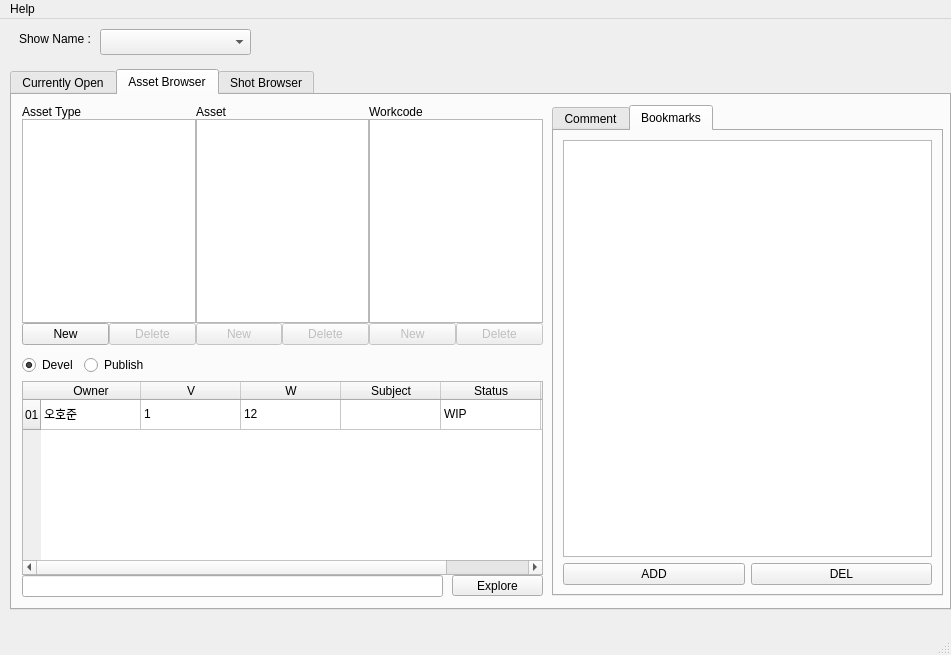
<?xml version="1.0" encoding="UTF-8"?>
<ui version="4.0">
 <class>ipipeline_GUI</class>
 <widget class="QMainWindow" name="ipipeline_GUI">
  <property name="geometry">
   <rect>
    <x>0</x>
    <y>0</y>
    <width>951</width>
    <height>655</height>
   </rect>
  </property>
  <property name="sizePolicy">
   <sizepolicy hsizetype="Fixed" vsizetype="Fixed">
    <horstretch>0</horstretch>
    <verstretch>0</verstretch>
   </sizepolicy>
  </property>
  <property name="minimumSize">
   <size>
    <width>951</width>
    <height>636</height>
   </size>
  </property>
  <property name="windowTitle">
   <string>iPipeline</string>
  </property>
  <widget class="QWidget" name="centralwidget">
   <widget class="QComboBox" name="projNameCombo">
    <property name="geometry">
     <rect>
      <x>100</x>
      <y>10</y>
      <width>151</width>
      <height>26</height>
     </rect>
    </property>
   </widget>
   <widget class="QLabel" name="label_16">
    <property name="geometry">
     <rect>
      <x>0</x>
      <y>10</y>
      <width>91</width>
      <height>20</height>
     </rect>
    </property>
    <property name="text">
     <string>Show Name :</string>
    </property>
    <property name="alignment">
     <set>Qt::AlignRight|Qt::AlignTrailing|Qt::AlignVCenter</set>
    </property>
   </widget>
   <widget class="QTabWidget" name="tabWidget">
    <property name="geometry">
     <rect>
      <x>10</x>
      <y>50</y>
      <width>941</width>
      <height>541</height>
     </rect>
    </property>
    <property name="currentIndex">
     <number>1</number>
    </property>
    <widget class="QWidget" name="tab">
     <attribute name="title">
      <string>Currently Open</string>
     </attribute>
     <widget class="QLabel" name="currOpenTitle">
      <property name="geometry">
       <rect>
        <x>10</x>
        <y>10</y>
        <width>131</width>
        <height>16</height>
       </rect>
      </property>
      <property name="text">
       <string>CURRENTLY OPEN:</string>
      </property>
     </widget>
     <widget class="QLabel" name="label_5">
      <property name="geometry">
       <rect>
        <x>10</x>
        <y>140</y>
        <width>62</width>
        <height>16</height>
       </rect>
      </property>
      <property name="text">
       <string>Actions</string>
      </property>
     </widget>
     <widget class="QLabel" name="label_6">
      <property name="geometry">
       <rect>
        <x>200</x>
        <y>140</y>
        <width>62</width>
        <height>16</height>
       </rect>
      </property>
      <property name="text">
       <string>History</string>
      </property>
     </widget>
     <widget class="QLineEdit" name="currOpenLocationField">
      <property name="geometry">
       <rect>
        <x>200</x>
        <y>480</y>
        <width>381</width>
        <height>22</height>
       </rect>
      </property>
      <property name="readOnly">
       <bool>true</bool>
      </property>
     </widget>
     <widget class="QPushButton" name="currOpenExploreButton">
      <property name="geometry">
       <rect>
        <x>590</x>
        <y>480</y>
        <width>114</width>
        <height>21</height>
       </rect>
      </property>
      <property name="text">
       <string>Explore</string>
      </property>
     </widget>
     <widget class="Line" name="line">
      <property name="geometry">
       <rect>
        <x>10</x>
        <y>130</y>
        <width>691</width>
        <height>16</height>
       </rect>
      </property>
      <property name="orientation">
       <enum>Qt::Horizontal</enum>
      </property>
     </widget>
     <widget class="QLabel" name="label">
      <property name="geometry">
       <rect>
        <x>150</x>
        <y>70</y>
        <width>62</width>
        <height>16</height>
       </rect>
      </property>
      <property name="text">
       <string>Prod:</string>
      </property>
     </widget>
     <widget class="QLineEdit" name="currOpenProdField">
      <property name="geometry">
       <rect>
        <x>210</x>
        <y>70</y>
        <width>101</width>
        <height>22</height>
       </rect>
      </property>
      <property name="readOnly">
       <bool>true</bool>
      </property>
     </widget>
     <widget class="QLineEdit" name="currOpenFileField">
      <property name="geometry">
       <rect>
        <x>380</x>
        <y>70</y>
        <width>71</width>
        <height>22</height>
       </rect>
      </property>
      <property name="readOnly">
       <bool>true</bool>
      </property>
     </widget>
     <widget class="QLabel" name="label_14">
      <property name="geometry">
       <rect>
        <x>470</x>
        <y>70</y>
        <width>62</width>
        <height>16</height>
       </rect>
      </property>
      <property name="text">
       <string>Version:</string>
      </property>
     </widget>
     <widget class="QLineEdit" name="currOpenVerField">
      <property name="geometry">
       <rect>
        <x>530</x>
        <y>70</y>
        <width>31</width>
        <height>22</height>
       </rect>
      </property>
      <property name="readOnly">
       <bool>true</bool>
      </property>
     </widget>
     <widget class="QLabel" name="label_19">
      <property name="geometry">
       <rect>
        <x>10</x>
        <y>100</y>
        <width>62</width>
        <height>16</height>
       </rect>
      </property>
      <property name="text">
       <string>Level 1:</string>
      </property>
     </widget>
     <widget class="QLineEdit" name="currOpenLevel1Field">
      <property name="geometry">
       <rect>
        <x>70</x>
        <y>100</y>
        <width>71</width>
        <height>22</height>
       </rect>
      </property>
      <property name="readOnly">
       <bool>true</bool>
      </property>
     </widget>
     <widget class="QLabel" name="label_26">
      <property name="geometry">
       <rect>
        <x>150</x>
        <y>100</y>
        <width>62</width>
        <height>16</height>
       </rect>
      </property>
      <property name="text">
       <string>Level 2:</string>
      </property>
     </widget>
     <widget class="QLineEdit" name="currOpenLevel2Field">
      <property name="geometry">
       <rect>
        <x>210</x>
        <y>100</y>
        <width>101</width>
        <height>22</height>
       </rect>
      </property>
      <property name="readOnly">
       <bool>true</bool>
      </property>
     </widget>
     <widget class="QLabel" name="label_27">
      <property name="geometry">
       <rect>
        <x>320</x>
        <y>100</y>
        <width>62</width>
        <height>16</height>
       </rect>
      </property>
      <property name="text">
       <string>Level 3:</string>
      </property>
     </widget>
     <widget class="QLineEdit" name="currOpenLevel3Field">
      <property name="geometry">
       <rect>
        <x>380</x>
        <y>100</y>
        <width>71</width>
        <height>22</height>
       </rect>
      </property>
      <property name="readOnly">
       <bool>true</bool>
      </property>
     </widget>
     <widget class="QLineEdit" name="currOpenWipField">
      <property name="geometry">
       <rect>
        <x>570</x>
        <y>70</y>
        <width>31</width>
        <height>22</height>
       </rect>
      </property>
      <property name="readOnly">
       <bool>true</bool>
      </property>
     </widget>
     <widget class="QTableWidget" name="currOpenHistoryTable">
      <property name="geometry">
       <rect>
        <x>200</x>
        <y>160</y>
        <width>501</width>
        <height>311</height>
       </rect>
      </property>
      <property name="editTriggers">
       <set>QAbstractItemView::NoEditTriggers</set>
      </property>
      <property name="selectionBehavior">
       <enum>QAbstractItemView::SelectRows</enum>
      </property>
      <column>
       <property name="text">
        <string>Author</string>
       </property>
      </column>
      <column>
       <property name="text">
        <string>Event</string>
       </property>
      </column>
      <column>
       <property name="text">
        <string>V</string>
       </property>
      </column>
      <column>
       <property name="text">
        <string>W</string>
       </property>
      </column>
      <column>
       <property name="text">
        <string>Subject</string>
       </property>
      </column>
      <column>
       <property name="text">
        <string>Date</string>
       </property>
      </column>
     </widget>
     <widget class="QLineEdit" name="currOpenSubjectField">
      <property name="geometry">
       <rect>
        <x>530</x>
        <y>100</y>
        <width>161</width>
        <height>22</height>
       </rect>
      </property>
      <property name="readOnly">
       <bool>true</bool>
      </property>
     </widget>
     <widget class="QLabel" name="label_28">
      <property name="geometry">
       <rect>
        <x>470</x>
        <y>100</y>
        <width>62</width>
        <height>16</height>
       </rect>
      </property>
      <property name="text">
       <string>Subject:</string>
      </property>
     </widget>
     <widget class="QLineEdit" name="currOpenProjectField">
      <property name="geometry">
       <rect>
        <x>70</x>
        <y>70</y>
        <width>71</width>
        <height>22</height>
       </rect>
      </property>
      <property name="readOnly">
       <bool>true</bool>
      </property>
     </widget>
     <widget class="QLabel" name="label_31">
      <property name="geometry">
       <rect>
        <x>10</x>
        <y>70</y>
        <width>62</width>
        <height>16</height>
       </rect>
      </property>
      <property name="text">
       <string>Project:</string>
      </property>
     </widget>
     <widget class="QLabel" name="label_10">
      <property name="geometry">
       <rect>
        <x>10</x>
        <y>40</y>
        <width>71</width>
        <height>16</height>
       </rect>
      </property>
      <property name="text">
       <string>File name:</string>
      </property>
     </widget>
     <widget class="QLabel" name="currOpenFileNameLabel">
      <property name="geometry">
       <rect>
        <x>80</x>
        <y>40</y>
        <width>611</width>
        <height>16</height>
       </rect>
      </property>
      <property name="text">
       <string/>
      </property>
     </widget>
     <widget class="QLabel" name="label_32">
      <property name="geometry">
       <rect>
        <x>320</x>
        <y>70</y>
        <width>62</width>
        <height>16</height>
       </rect>
      </property>
      <property name="text">
       <string>File:</string>
      </property>
     </widget>
     <widget class="QPushButton" name="refreshOpenedButton">
      <property name="geometry">
       <rect>
        <x>140</x>
        <y>10</y>
        <width>81</width>
        <height>27</height>
       </rect>
      </property>
      <property name="text">
       <string>Refresh Info</string>
      </property>
     </widget>
     <widget class="QPushButton" name="currOpenSaveDevelButton">
      <property name="geometry">
       <rect>
        <x>10</x>
        <y>160</y>
        <width>181</width>
        <height>25</height>
       </rect>
      </property>
      <property name="styleSheet">
       <string>background-color: rgb(98, 151, 121);</string>
      </property>
      <property name="text">
       <string>Save Devel</string>
      </property>
     </widget>
     <widget class="QPushButton" name="currOpenCloseButton">
      <property name="geometry">
       <rect>
        <x>10</x>
        <y>190</y>
        <width>181</width>
        <height>25</height>
       </rect>
      </property>
      <property name="text">
       <string>Close</string>
      </property>
     </widget>
     <widget class="QPushButton" name="currOpenSavePublishButton">
      <property name="geometry">
       <rect>
        <x>10</x>
        <y>220</y>
        <width>181</width>
        <height>25</height>
       </rect>
      </property>
      <property name="styleSheet">
       <string>background-color: rgb(39, 114, 173);</string>
      </property>
      <property name="text">
       <string>Save Publish</string>
      </property>
     </widget>
     <widget class="QGroupBox" name="groupBox">
      <property name="geometry">
       <rect>
        <x>10</x>
        <y>250</y>
        <width>181</width>
        <height>251</height>
       </rect>
      </property>
      <property name="title">
       <string>Preview </string>
      </property>
      <widget class="QLabel" name="currOpenPreviewImage">
       <property name="geometry">
        <rect>
         <x>10</x>
         <y>20</y>
         <width>164</width>
         <height>105</height>
        </rect>
       </property>
       <property name="text">
        <string>no preview</string>
       </property>
      </widget>
      <widget class="QPushButton" name="currOpenViewPlayblastButton">
       <property name="geometry">
        <rect>
         <x>90</x>
         <y>220</y>
         <width>81</width>
         <height>25</height>
        </rect>
       </property>
       <property name="text">
        <string>View</string>
       </property>
      </widget>
      <widget class="QSpinBox" name="tracPriority_spinBox">
       <property name="geometry">
        <rect>
         <x>110</x>
         <y>130</y>
         <width>61</width>
         <height>22</height>
        </rect>
       </property>
       <property name="value">
        <number>10</number>
       </property>
      </widget>
      <widget class="QLabel" name="priority_label">
       <property name="geometry">
        <rect>
         <x>10</x>
         <y>135</y>
         <width>87</width>
         <height>17</height>
        </rect>
       </property>
       <property name="text">
        <string>Tractor Priority</string>
       </property>
      </widget>
      <widget class="QPushButton" name="currOpenSnapshotButton">
       <property name="geometry">
        <rect>
         <x>10</x>
         <y>190</y>
         <width>161</width>
         <height>25</height>
        </rect>
       </property>
       <property name="text">
        <string>Take Snapshot</string>
       </property>
      </widget>
      <widget class="QPushButton" name="currOpenRecordPlayblastButton">
       <property name="geometry">
        <rect>
         <x>10</x>
         <y>220</y>
         <width>81</width>
         <height>25</height>
        </rect>
       </property>
       <property name="text">
        <string>Rec</string>
       </property>
      </widget>
      <widget class="QLabel" name="priority_label_2">
       <property name="geometry">
        <rect>
         <x>10</x>
         <y>160</y>
         <width>87</width>
         <height>17</height>
        </rect>
       </property>
       <property name="text">
        <string>Scale</string>
       </property>
      </widget>
      <widget class="QSpinBox" name="previewScale_spinBox">
       <property name="geometry">
        <rect>
         <x>110</x>
         <y>160</y>
         <width>61</width>
         <height>22</height>
        </rect>
       </property>
       <property name="minimum">
        <number>1</number>
       </property>
       <property name="maximum">
        <number>300</number>
       </property>
       <property name="value">
        <number>100</number>
       </property>
      </widget>
     </widget>
    </widget>
    <widget class="QWidget" name="tab_3">
     <attribute name="title">
      <string>Asset Browser</string>
     </attribute>
     <widget class="QLineEdit" name="assetLocationField">
      <property name="geometry">
       <rect>
        <x>10</x>
        <y>480</y>
        <width>421</width>
        <height>22</height>
       </rect>
      </property>
      <property name="readOnly">
       <bool>true</bool>
      </property>
     </widget>
     <widget class="QPushButton" name="exploreAssetButton">
      <property name="geometry">
       <rect>
        <x>440</x>
        <y>480</y>
        <width>91</width>
        <height>21</height>
       </rect>
      </property>
      <property name="text">
       <string>Explore</string>
      </property>
     </widget>
     <widget class="QTabWidget" name="tabWidget_2">
      <property name="geometry">
       <rect>
        <x>540</x>
        <y>10</y>
        <width>391</width>
        <height>491</height>
       </rect>
      </property>
      <property name="currentIndex">
       <number>1</number>
      </property>
      <widget class="QWidget" name="tab_4">
       <attribute name="title">
        <string>Comment</string>
       </attribute>
       <layout class="QGridLayout" name="gridLayout_2">
        <item row="0" column="0">
         <widget class="QTextEdit" name="assetCommentField">
          <property name="readOnly">
           <bool>true</bool>
          </property>
         </widget>
        </item>
       </layout>
      </widget>
      <widget class="QWidget" name="tab_5">
       <attribute name="title">
        <string>Bookmarks</string>
       </attribute>
       <layout class="QGridLayout" name="gridLayout_3">
        <item row="2" column="0">
         <widget class="QPushButton" name="pushButton">
          <property name="text">
           <string>ADD</string>
          </property>
         </widget>
        </item>
        <item row="2" column="1">
         <widget class="QPushButton" name="pushButton_2">
          <property name="text">
           <string>DEL</string>
          </property>
         </widget>
        </item>
        <item row="0" column="0" colspan="2">
         <widget class="QListView" name="listView"/>
        </item>
       </layout>
      </widget>
     </widget>
     <widget class="QWidget" name="layoutWidget_3">
      <property name="geometry">
       <rect>
        <x>10</x>
        <y>10</y>
        <width>521</width>
        <height>240</height>
       </rect>
      </property>
      <layout class="QHBoxLayout">
       <property name="spacing">
        <number>0</number>
       </property>
       <property name="margin">
        <number>0</number>
       </property>
       <item>
        <layout class="QGridLayout">
         <property name="margin">
          <number>0</number>
         </property>
         <property name="spacing">
          <number>0</number>
         </property>
         <item row="0" column="0" colspan="2">
          <widget class="QLabel" name="label_17">
           <property name="text">
            <string>Asset Type</string>
           </property>
          </widget>
         </item>
         <item row="1" column="0" colspan="2">
          <widget class="QListWidget" name="assetTypeScrollList"/>
         </item>
         <item row="2" column="0">
          <widget class="QPushButton" name="assetTypeNewButton">
           <property name="text">
            <string>New</string>
           </property>
          </widget>
         </item>
         <item row="2" column="1">
          <widget class="QPushButton" name="assetTypeRemoveButton">
           <property name="enabled">
            <bool>false</bool>
           </property>
           <property name="text">
            <string>Delete</string>
           </property>
          </widget>
         </item>
        </layout>
       </item>
       <item>
        <layout class="QGridLayout">
         <property name="margin">
          <number>0</number>
         </property>
         <property name="spacing">
          <number>0</number>
         </property>
         <item row="0" column="0" colspan="2">
          <widget class="QLabel" name="label_20">
           <property name="text">
            <string>Asset</string>
           </property>
          </widget>
         </item>
         <item row="1" column="0" colspan="2">
          <widget class="QListWidget" name="assetScrollList">
           <property name="contextMenuPolicy">
            <enum>Qt::CustomContextMenu</enum>
           </property>
          </widget>
         </item>
         <item row="2" column="0">
          <widget class="QPushButton" name="assetNewButton">
           <property name="enabled">
            <bool>false</bool>
           </property>
           <property name="text">
            <string>New</string>
           </property>
          </widget>
         </item>
         <item row="2" column="1">
          <widget class="QPushButton" name="assetRemoveButton">
           <property name="enabled">
            <bool>false</bool>
           </property>
           <property name="text">
            <string>Delete</string>
           </property>
          </widget>
         </item>
        </layout>
       </item>
       <item>
        <layout class="QGridLayout">
         <property name="margin">
          <number>0</number>
         </property>
         <property name="spacing">
          <number>0</number>
         </property>
         <item row="0" column="0" colspan="2">
          <widget class="QLabel" name="label_22">
           <property name="text">
            <string>Workcode</string>
           </property>
          </widget>
         </item>
         <item row="1" column="0" colspan="2">
          <widget class="QListWidget" name="componentScrollList"/>
         </item>
         <item row="2" column="0">
          <widget class="QPushButton" name="componentNewButton">
           <property name="enabled">
            <bool>false</bool>
           </property>
           <property name="text">
            <string>New</string>
           </property>
          </widget>
         </item>
         <item row="2" column="1">
          <widget class="QPushButton" name="componentRemoveButton">
           <property name="enabled">
            <bool>false</bool>
           </property>
           <property name="text">
            <string>Delete</string>
           </property>
          </widget>
         </item>
        </layout>
       </item>
      </layout>
     </widget>
     <widget class="QWidget" name="">
      <property name="geometry">
       <rect>
        <x>10</x>
        <y>260</y>
        <width>521</width>
        <height>220</height>
       </rect>
      </property>
      <layout class="QGridLayout" name="gridLayout">
       <item row="2" column="0" colspan="3">
        <widget class="QTableWidget" name="shotHistoryTable">
         <property name="editTriggers">
          <set>QAbstractItemView::NoEditTriggers</set>
         </property>
         <property name="selectionBehavior">
          <enum>QAbstractItemView::SelectRows</enum>
         </property>
         <row>
          <property name="text">
           <string>01</string>
          </property>
         </row>
         <column>
          <property name="text">
           <string>Owner</string>
          </property>
         </column>
         <column>
          <property name="text">
           <string>V</string>
          </property>
         </column>
         <column>
          <property name="text">
           <string>W</string>
          </property>
         </column>
         <column>
          <property name="text">
           <string>Subject</string>
          </property>
         </column>
         <column>
          <property name="text">
           <string>Status</string>
          </property>
         </column>
         <column>
          <property name="text">
           <string>Date</string>
          </property>
         </column>
         <item row="0" column="0">
          <property name="text">
           <string>오호준</string>
          </property>
         </item>
         <item row="0" column="1">
          <property name="text">
           <string>1</string>
          </property>
         </item>
         <item row="0" column="2">
          <property name="text">
           <string>12</string>
          </property>
         </item>
         <item row="0" column="4">
          <property name="text">
           <string>WIP</string>
          </property>
         </item>
         <item row="0" column="5">
          <property name="text">
           <string>2012/07/31</string>
          </property>
         </item>
        </widget>
       </item>
       <item row="0" column="0">
        <widget class="QRadioButton" name="radioButton">
         <property name="text">
          <string>Devel</string>
         </property>
         <property name="checked">
          <bool>true</bool>
         </property>
        </widget>
       </item>
       <item row="0" column="1">
        <widget class="QRadioButton" name="radioButton_2">
         <property name="text">
          <string>Publish</string>
         </property>
        </widget>
       </item>
       <item row="0" column="2">
        <spacer name="horizontalSpacer">
         <property name="orientation">
          <enum>Qt::Horizontal</enum>
         </property>
         <property name="sizeHint" stdset="0">
          <size>
           <width>40</width>
           <height>20</height>
          </size>
         </property>
        </spacer>
       </item>
      </layout>
     </widget>
    </widget>
    <widget class="QWidget" name="tab_2">
     <attribute name="title">
      <string>Shot Browser</string>
     </attribute>
     <widget class="QSplitter" name="splitter_shot">
      <property name="geometry">
       <rect>
        <x>10</x>
        <y>10</y>
        <width>521</width>
        <height>461</height>
       </rect>
      </property>
      <property name="orientation">
       <enum>Qt::Vertical</enum>
      </property>
      <widget class="QWidget" name="layoutWidget">
       <layout class="QHBoxLayout">
        <property name="spacing">
         <number>0</number>
        </property>
        <property name="margin">
         <number>0</number>
        </property>
        <item>
         <layout class="QGridLayout">
          <property name="margin">
           <number>0</number>
          </property>
          <property name="spacing">
           <number>0</number>
          </property>
          <item row="0" column="0" colspan="2">
           <widget class="QLabel" name="label_7">
            <property name="text">
             <string>Sequence</string>
            </property>
           </widget>
          </item>
          <item row="1" column="0" colspan="2">
           <widget class="QListWidget" name="sequenceScrollList"/>
          </item>
          <item row="2" column="0">
           <widget class="QPushButton" name="sequenceNewButton">
            <property name="text">
             <string>New</string>
            </property>
           </widget>
          </item>
          <item row="2" column="1">
           <widget class="QPushButton" name="sequenceRemoveButton">
            <property name="enabled">
             <bool>false</bool>
            </property>
            <property name="text">
             <string>Delete</string>
            </property>
           </widget>
          </item>
         </layout>
        </item>
        <item>
         <layout class="QGridLayout">
          <property name="margin">
           <number>0</number>
          </property>
          <property name="spacing">
           <number>0</number>
          </property>
          <item row="0" column="0" colspan="2">
           <widget class="QLabel" name="label_8">
            <property name="text">
             <string>Shot</string>
            </property>
           </widget>
          </item>
          <item row="1" column="0" colspan="2">
           <widget class="QListWidget" name="shotScrollList">
            <property name="contextMenuPolicy">
             <enum>Qt::CustomContextMenu</enum>
            </property>
           </widget>
          </item>
          <item row="2" column="0">
           <widget class="QPushButton" name="shotNewButton">
            <property name="enabled">
             <bool>false</bool>
            </property>
            <property name="text">
             <string>New</string>
            </property>
           </widget>
          </item>
          <item row="2" column="1">
           <widget class="QPushButton" name="shotRemoveButton">
            <property name="enabled">
             <bool>false</bool>
            </property>
            <property name="text">
             <string>Delete</string>
            </property>
           </widget>
          </item>
         </layout>
        </item>
        <item>
         <layout class="QGridLayout">
          <property name="margin">
           <number>0</number>
          </property>
          <property name="spacing">
           <number>0</number>
          </property>
          <item row="0" column="0" colspan="2">
           <widget class="QLabel" name="label_9">
            <property name="text">
             <string>Workcode</string>
            </property>
           </widget>
          </item>
          <item row="1" column="0" colspan="2">
           <widget class="QListWidget" name="shotComponentScrollList"/>
          </item>
          <item row="2" column="0">
           <widget class="QPushButton" name="shotComponentNewButton">
            <property name="enabled">
             <bool>false</bool>
            </property>
            <property name="text">
             <string>New</string>
            </property>
           </widget>
          </item>
          <item row="2" column="1">
           <widget class="QPushButton" name="shotComponentRemoveButton">
            <property name="enabled">
             <bool>false</bool>
            </property>
            <property name="text">
             <string>Delete</string>
            </property>
           </widget>
          </item>
         </layout>
        </item>
       </layout>
      </widget>
      <widget class="QWidget" name="layoutWidget_2">
       <layout class="QGridLayout">
        <property name="margin">
         <number>0</number>
        </property>
        <property name="spacing">
         <number>6</number>
        </property>
        <item row="0" column="0">
         <widget class="QLabel" name="label_29">
          <property name="text">
           <string>Devel View</string>
          </property>
         </widget>
        </item>
        <item row="0" column="1">
         <widget class="QLabel" name="label_30">
          <property name="text">
           <string>Publish View</string>
          </property>
         </widget>
        </item>
        <item row="1" column="0">
         <widget class="QListWidget" name="shotDevelList">
          <property name="contextMenuPolicy">
           <enum>Qt::CustomContextMenu</enum>
          </property>
         </widget>
        </item>
        <item row="1" column="1">
         <widget class="QListWidget" name="shotPublishList">
          <property name="contextMenuPolicy">
           <enum>Qt::CustomContextMenu</enum>
          </property>
         </widget>
        </item>
       </layout>
      </widget>
     </widget>
     <widget class="QLineEdit" name="shotLocationField">
      <property name="geometry">
       <rect>
        <x>10</x>
        <y>480</y>
        <width>381</width>
        <height>22</height>
       </rect>
      </property>
      <property name="readOnly">
       <bool>true</bool>
      </property>
     </widget>
     <widget class="QPushButton" name="exploreShotButton">
      <property name="geometry">
       <rect>
        <x>400</x>
        <y>480</y>
        <width>114</width>
        <height>21</height>
       </rect>
      </property>
      <property name="text">
       <string>Explore</string>
      </property>
     </widget>
     <widget class="QTabWidget" name="tabWidget_3">
      <property name="geometry">
       <rect>
        <x>540</x>
        <y>10</y>
        <width>391</width>
        <height>491</height>
       </rect>
      </property>
      <property name="currentIndex">
       <number>0</number>
      </property>
      <widget class="QWidget" name="tab_6">
       <attribute name="title">
        <string>Comment</string>
       </attribute>
       <layout class="QGridLayout" name="gridLayout_4">
        <item row="0" column="0">
         <widget class="QTextEdit" name="shotCommentField">
          <property name="readOnly">
           <bool>true</bool>
          </property>
         </widget>
        </item>
       </layout>
      </widget>
      <widget class="QWidget" name="tab_7">
       <attribute name="title">
        <string>Bookmarks</string>
       </attribute>
       <layout class="QGridLayout" name="gridLayout_5">
        <item row="2" column="0">
         <widget class="QPushButton" name="pushButton_3">
          <property name="text">
           <string>ADD</string>
          </property>
         </widget>
        </item>
        <item row="2" column="1">
         <widget class="QPushButton" name="pushButton_4">
          <property name="text">
           <string>DEL</string>
          </property>
         </widget>
        </item>
        <item row="0" column="0" colspan="2">
         <widget class="QListView" name="listView_2"/>
        </item>
       </layout>
      </widget>
     </widget>
    </widget>
   </widget>
  </widget>
  <widget class="QMenuBar" name="menubar">
   <property name="geometry">
    <rect>
     <x>0</x>
     <y>0</y>
     <width>951</width>
     <height>27</height>
    </rect>
   </property>
   <widget class="QMenu" name="menuFile">
    <property name="title">
     <string>Help</string>
    </property>
    <addaction name="actionIPipeline_Wiki"/>
    <addaction name="actionWhatsnew"/>
   </widget>
   <addaction name="menuFile"/>
  </widget>
  <widget class="QStatusBar" name="ip_statusBar"/>
  <action name="actionIPipeline_Wiki">
   <property name="text">
    <string>iPipeline Wiki</string>
   </property>
  </action>
  <action name="actionNotice">
   <property name="text">
    <string>Notice</string>
   </property>
  </action>
  <action name="actionWhatsnew">
   <property name="text">
    <string>History</string>
   </property>
  </action>
 </widget>
 <resources/>
 <connections/>
</ui>
